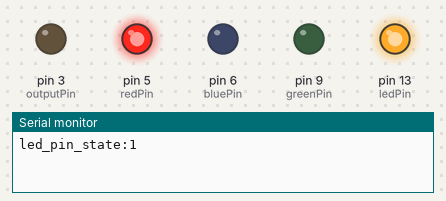
Bench run of a sketch on a simulated Arduino Nano, built with avr-gcc and run on an emulated ATmega328P. Parts: output pins drawn as LEDs (lit = HIGH), the last lines printed to the serial monitor.

Above: at 0.2 s.
At 1.7 s:
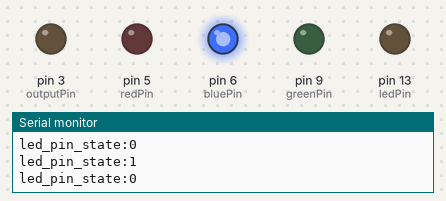
Timing chart, 0 to 3.0 s (numbered marks = the images above):
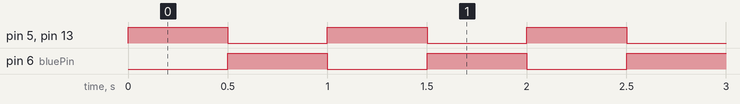

Measured:
- by itself, pin 5 (redPin), pin 6 (bluePin), pin 13 (ledPin): alternates HIGH for 0.50 s and LOW for 0.50 s

The sketch:

police.ino
```cpp
// version 3.2.1

constexpr uint8_t analogPin = A7;

constexpr uint8_t inputPin = 2;
constexpr uint8_t outputPin = 3;

constexpr uint8_t redPin = 5;
constexpr uint8_t greenPin = 9;
constexpr uint8_t bluePin = 6;

constexpr uint8_t ledPin = 13;

unsigned long delay_time = 500;

bool led_pin_state = true;

bool verbose = true;

void log(const char *format, ...)
{
    if (!verbose)
        return;

    char buffer[80];

    va_list args;
    va_start(args, format);
    vsnprintf(buffer, sizeof(buffer), format, args);
    va_end(args);

    Serial.println(buffer);
}

void setup()
{
    Serial.begin(9600);

    pinMode(ledPin, OUTPUT);

    pinMode(inputPin, INPUT_PULLUP);
    pinMode(outputPin, OUTPUT);

    pinMode(redPin, OUTPUT);
    pinMode(greenPin, OUTPUT);
    pinMode(bluePin, OUTPUT);
}

void loop()
{
    analogWrite(greenPin, 0);

    if (led_pin_state)
    {
        digitalWrite(ledPin, HIGH);
        analogWrite(redPin, 255);
        analogWrite(bluePin, 0);
    }
    else
    {
        digitalWrite(ledPin, LOW);
        analogWrite(redPin, 0);
        analogWrite(bluePin, 255);
    }
    log("led_pin_state:%d", led_pin_state);

    led_pin_state = not led_pin_state;

    delay(delay_time);
}
```
